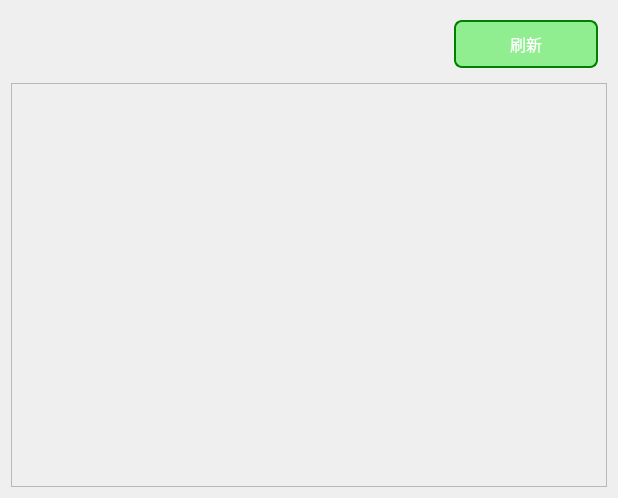
<?xml version="1.0" encoding="UTF-8"?>
<ui version="4.0">
 <class>MyOrderWindow</class>
 <widget class="QWidget" name="MyOrderWindow">
  <property name="geometry">
   <rect>
    <x>0</x>
    <y>0</y>
    <width>618</width>
    <height>498</height>
   </rect>
  </property>
  <property name="windowTitle">
   <string>Form</string>
  </property>
  <layout class="QVBoxLayout" name="verticalLayout">
   <item>
    <widget class="QWidget" name="widget" native="true">
     <layout class="QHBoxLayout" name="horizontalLayout">
      <item>
       <spacer name="horizontalSpacer">
        <property name="orientation">
         <enum>Qt::Orientation::Horizontal</enum>
        </property>
        <property name="sizeHint" stdset="0">
         <size>
          <width>510</width>
          <height>20</height>
         </size>
        </property>
       </spacer>
      </item>
      <item>
       <widget class="QPushButton" name="RefreshBtn">
        <property name="minimumSize">
         <size>
          <width>50</width>
          <height>30</height>
         </size>
        </property>
        <property name="styleSheet">
         <string notr="true">QPushButton {
    background-color: #90EE90; /* 浅绿色背景 */
    border: 2px solid #008000; /* 深绿色边框 */
    border-radius: 8px; /* 圆角边框保持不变 */
    color: #ffffff; /* 白色文本保持不变 */
    padding: 10px 20px; /* 内边距保持不变 */
    font-size: 16px; /* 字体大小保持不变 */
    min-width: 100px; /* 最小宽度保持不变 */
    transition: background-color 0.3s, border-color 0.3s; /* 平滑过渡效果保持不变 */
}

QPushButton:hover {
    background-color: #BFFFBF; /* 鼠标悬停时背景颜色变为更浅的绿色 */
    border-color: #32CD32; /* 鼠标悬停时边框颜色变为亮绿色 */
}

QPushButton:pressed {
    background-color: #32CD32; /* 按下时背景颜色变为亮绿色 */
    border-color: #006400; /* 按下时边框颜色变为更深的绿色 */
}

QPushButton:disabled {
    background-color: #D3E5F3; /* 原始代码中为浅灰绿色到浅青色的渐变，但这里改为纯浅绿色系的#C0FFC0可能更合适 */
    border-color: #8FBC8F; /* 橄榄绿灰色边框 */
    color: #888888; /* 禁用时文本颜色保持为灰色，或可根据需求调整 */
    /* 注意：禁用状态的背景颜色可能需要进一步调整以确保与绿色系主题相符 */
}</string>
        </property>
        <property name="text">
         <string>刷新</string>
        </property>
       </widget>
      </item>
     </layout>
    </widget>
   </item>
   <item>
    <widget class="QScrollArea" name="TicketShowArea">
     <property name="widgetResizable">
      <bool>true</bool>
     </property>
     <widget class="QWidget" name="scrollAreaWidgetContents">
      <property name="geometry">
       <rect>
        <x>0</x>
        <y>0</y>
        <width>598</width>
        <height>410</height>
       </rect>
      </property>
     </widget>
    </widget>
   </item>
  </layout>
 </widget>
 <resources/>
 <connections/>
</ui>
